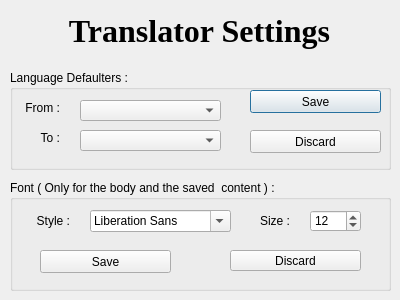
<?xml version="1.0" encoding="UTF-8"?>
<ui version="4.0">
 <class>Dialog</class>
 <widget class="QDialog" name="Dialog">
  <property name="geometry">
   <rect>
    <x>0</x>
    <y>0</y>
    <width>400</width>
    <height>300</height>
   </rect>
  </property>
  <property name="windowTitle">
   <string>Translator Settings</string>
  </property>
  <widget class="QLabel" name="label">
   <property name="geometry">
    <rect>
     <x>9</x>
     <y>10</y>
     <width>381</width>
     <height>41</height>
    </rect>
   </property>
   <property name="font">
    <font>
     <family>Georgia</family>
     <pointsize>24</pointsize>
     <weight>75</weight>
     <bold>true</bold>
    </font>
   </property>
   <property name="text">
    <string>Translator Settings</string>
   </property>
   <property name="alignment">
    <set>Qt::AlignCenter</set>
   </property>
  </widget>
  <widget class="QGroupBox" name="groupBox">
   <property name="geometry">
    <rect>
     <x>10</x>
     <y>70</y>
     <width>381</width>
     <height>100</height>
    </rect>
   </property>
   <property name="title">
    <string>Language Defaulters :</string>
   </property>
   <widget class="QLabel" name="label_2">
    <property name="geometry">
     <rect>
      <x>10</x>
      <y>30</y>
      <width>40</width>
      <height>16</height>
     </rect>
    </property>
    <property name="text">
     <string>From :</string>
    </property>
    <property name="alignment">
     <set>Qt::AlignRight|Qt::AlignTrailing|Qt::AlignVCenter</set>
    </property>
   </widget>
   <widget class="QLabel" name="label_3">
    <property name="geometry">
     <rect>
      <x>10</x>
      <y>60</y>
      <width>40</width>
      <height>16</height>
     </rect>
    </property>
    <property name="text">
     <string>To :</string>
    </property>
    <property name="alignment">
     <set>Qt::AlignRight|Qt::AlignTrailing|Qt::AlignVCenter</set>
    </property>
   </widget>
   <widget class="QComboBox" name="comboBox">
    <property name="geometry">
     <rect>
      <x>70</x>
      <y>30</y>
      <width>141</width>
      <height>21</height>
     </rect>
    </property>
   </widget>
   <widget class="QComboBox" name="comboBox_2">
    <property name="geometry">
     <rect>
      <x>70</x>
      <y>60</y>
      <width>141</width>
      <height>21</height>
     </rect>
    </property>
   </widget>
   <widget class="QPushButton" name="pushButton">
    <property name="geometry">
     <rect>
      <x>240</x>
      <y>20</y>
      <width>131</width>
      <height>23</height>
     </rect>
    </property>
    <property name="text">
     <string>Save</string>
    </property>
   </widget>
   <widget class="QPushButton" name="pushButton_3">
    <property name="geometry">
     <rect>
      <x>240</x>
      <y>60</y>
      <width>131</width>
      <height>23</height>
     </rect>
    </property>
    <property name="text">
     <string>Discard</string>
    </property>
   </widget>
  </widget>
  <widget class="QGroupBox" name="groupBox_2">
   <property name="geometry">
    <rect>
     <x>10</x>
     <y>180</y>
     <width>381</width>
     <height>111</height>
    </rect>
   </property>
   <property name="title">
    <string>Font ( Only for the body and the saved  content ) :</string>
   </property>
   <widget class="QLabel" name="label_4">
    <property name="geometry">
     <rect>
      <x>20</x>
      <y>30</y>
      <width>40</width>
      <height>21</height>
     </rect>
    </property>
    <property name="text">
     <string>Style :</string>
    </property>
    <property name="alignment">
     <set>Qt::AlignRight|Qt::AlignTrailing|Qt::AlignVCenter</set>
    </property>
   </widget>
   <widget class="QLabel" name="label_5">
    <property name="geometry">
     <rect>
      <x>240</x>
      <y>30</y>
      <width>40</width>
      <height>21</height>
     </rect>
    </property>
    <property name="text">
     <string>Size :</string>
    </property>
    <property name="alignment">
     <set>Qt::AlignRight|Qt::AlignTrailing|Qt::AlignVCenter</set>
    </property>
   </widget>
   <widget class="QFontComboBox" name="fontComboBox">
    <property name="geometry">
     <rect>
      <x>80</x>
      <y>30</y>
      <width>141</width>
      <height>22</height>
     </rect>
    </property>
   </widget>
   <widget class="QSpinBox" name="spinBox">
    <property name="geometry">
     <rect>
      <x>300</x>
      <y>30</y>
      <width>51</width>
      <height>22</height>
     </rect>
    </property>
    <property name="minimum">
     <number>8</number>
    </property>
    <property name="maximum">
     <number>28</number>
    </property>
    <property name="value">
     <number>12</number>
    </property>
   </widget>
   <widget class="QPushButton" name="pushButton_2">
    <property name="geometry">
     <rect>
      <x>30</x>
      <y>70</y>
      <width>131</width>
      <height>23</height>
     </rect>
    </property>
    <property name="text">
     <string>Save</string>
    </property>
   </widget>
   <widget class="QPushButton" name="pushButton_4">
    <property name="geometry">
     <rect>
      <x>220</x>
      <y>70</y>
      <width>131</width>
      <height>21</height>
     </rect>
    </property>
    <property name="text">
     <string>Discard</string>
    </property>
   </widget>
  </widget>
 </widget>
 <resources/>
 <connections/>
</ui>
